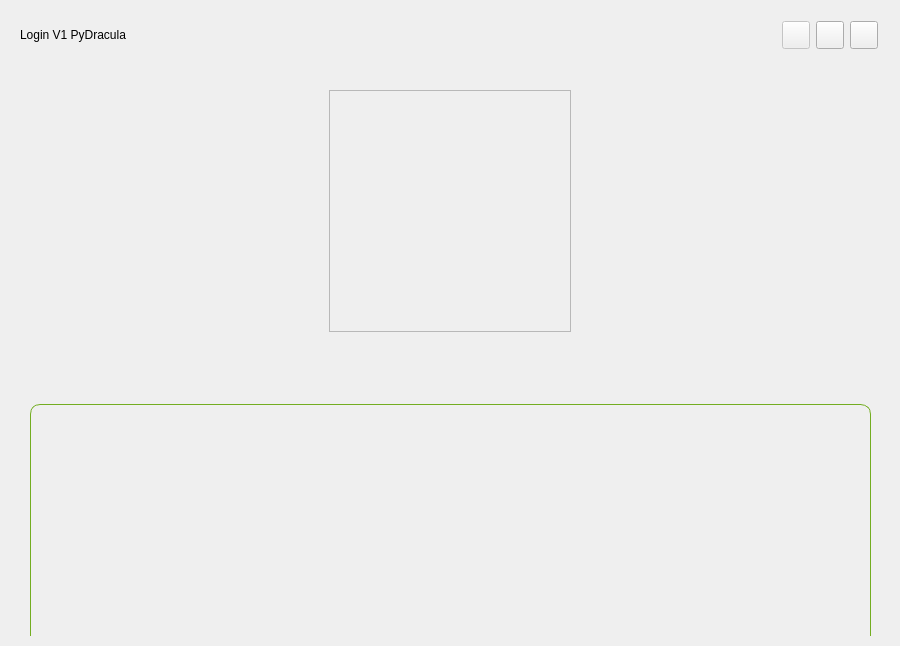
<?xml version="1.0" encoding="UTF-8"?>
<ui version="4.0">
 <class>Login</class>
 <widget class="QMainWindow" name="Login">
  <property name="geometry">
   <rect>
    <x>0</x>
    <y>0</y>
    <width>900</width>
    <height>646</height>
   </rect>
  </property>
  <property name="sizePolicy">
   <sizepolicy hsizetype="Maximum" vsizetype="Maximum">
    <horstretch>0</horstretch>
    <verstretch>0</verstretch>
   </sizepolicy>
  </property>
  <property name="minimumSize">
   <size>
    <width>300</width>
    <height>420</height>
   </size>
  </property>
  <property name="maximumSize">
   <size>
    <width>900</width>
    <height>900</height>
   </size>
  </property>
  <property name="windowTitle">
   <string>Login. PyBlackBOX</string>
  </property>
  <property name="styleSheet">
   <string notr="true">/* /////////////////////////////////////////////////////////////////////////////////////////////////

SET APP STYLESHEET - FULL STYLES HERE
DARK THEME - DRACULA COLOR BASED

///////////////////////////////////////////////////////////////////////////////////////////////// */
QWidget{
	color: rgb(221, 221, 221);
	font: 10pt &quot;Segoe UI&quot;;
}
/* /////////////////////////////////////////////////////////////////////////////////////////////////
Tooltip */
QToolTip {
	color: #ffffff;
	background-color: rgba(33, 37, 43, 180);
	border: 1px solid rgb(44, 49, 58);
	background-image: none;
	background-position: left center;
    background-repeat: no-repeat;
	border: none;
	border-left: 2px solid rgb(255, 121, 198);
	text-align: left;
	padding-left: 8px;
	margin: 0px;
}
/* /////////////////////////////////////////////////////////////////////////////////////////////////
Bg App */
#bg {	
	background-color: rgb(40, 44, 52);
	border: 1px solid rgb(44, 49, 58);
	border-top-left-radius: 12px;
	border-bottom-left-radius: 12px;
	border-top-right-radius: 12px;
	border-bottom-right-radius: 12px;
}
/* /////////////////////////////////////////////////////////////////////////////////////////////////
Content App */
#top_bar{	
	background-color: rgb(33, 37, 43);
	border-top-left-radius: 12px;
	border-top-right-radius: 12px;
}
/* Top Buttons */
#top_btns_3 .QPushButton { background-color: rgba(255, 255, 255, 0); border: none;  border-radius: 5px; }
#top_btns_3 .QPushButton:hover { background-color: rgb(44, 49, 57); border-style: solid; border-radius: 4px; }
#top_btns_3 .QPushButton:pressed { background-color: rgb(23, 26, 30); border-style: solid; border-radius: 4px; }
/* /////////////////////////////////////////////////////////////////////////////////////////////////
LineEdit */
QLineEdit {
	background-color: rgb(33, 37, 43);
	border-radius: 5px;
	border: 2px solid rgb(33, 37, 43);
	padding-left: 10px;
	selection-color: rgb(255, 255, 255);
	selection-background-color: rgb(255, 121, 198);
}
QLineEdit:hover {
	border: 2px solid rgb(64, 71, 88);
}
QLineEdit:focus {
	border: 2px solid rgb(91, 101, 124);
}
/* /////////////////////////////////////////////////////////////////////////////////////////////////
Button */
QPushButton {
	border: 2px solid rgb(52, 59, 72);
	border-radius: 5px;	
	background-color: rgb(52, 59, 72);
}
QPushButton:hover {
	background-color: rgb(57, 65, 80);
	border: 2px solid rgb(61, 70, 86);
}
QPushButton:pressed {	
	background-color: rgb(35, 40, 49);
	border: 2px solid rgb(43, 50, 61);
}
/* /////////////////////////////////////////////////////////////////////////////////////////////////</string>
  </property>
  <widget class="QWidget" name="centralwidget">
   <property name="sizePolicy">
    <sizepolicy hsizetype="Maximum" vsizetype="Maximum">
     <horstretch>0</horstretch>
     <verstretch>0</verstretch>
    </sizepolicy>
   </property>
   <property name="maximumSize">
    <size>
     <width>1000</width>
     <height>1200</height>
    </size>
   </property>
   <property name="styleSheet">
    <string notr="true"/>
   </property>
   <layout class="QVBoxLayout" name="verticalLayout">
    <property name="spacing">
     <number>0</number>
    </property>
    <property name="leftMargin">
     <number>10</number>
    </property>
    <property name="topMargin">
     <number>10</number>
    </property>
    <property name="rightMargin">
     <number>10</number>
    </property>
    <property name="bottomMargin">
     <number>10</number>
    </property>
    <item>
     <widget class="QFrame" name="bg">
      <property name="sizePolicy">
       <sizepolicy hsizetype="Maximum" vsizetype="Maximum">
        <horstretch>0</horstretch>
        <verstretch>0</verstretch>
       </sizepolicy>
      </property>
      <property name="maximumSize">
       <size>
        <width>1000</width>
        <height>1200</height>
       </size>
      </property>
      <property name="frameShape">
       <enum>QFrame::NoFrame</enum>
      </property>
      <property name="frameShadow">
       <enum>QFrame::Raised</enum>
      </property>
      <widget class="QFrame" name="frame_widgets">
       <property name="geometry">
        <rect>
         <x>0</x>
         <y>70</y>
         <width>881</width>
         <height>788</height>
        </rect>
       </property>
       <property name="minimumSize">
        <size>
         <width>280</width>
         <height>720</height>
        </size>
       </property>
       <property name="mouseTracking">
        <bool>false</bool>
       </property>
       <property name="frameShape">
        <enum>QFrame::NoFrame</enum>
       </property>
       <property name="frameShadow">
        <enum>QFrame::Raised</enum>
       </property>
       <layout class="QVBoxLayout" name="verticalLayout_2">
        <property name="spacing">
         <number>5</number>
        </property>
        <property name="leftMargin">
         <number>20</number>
        </property>
        <property name="topMargin">
         <number>10</number>
        </property>
        <property name="rightMargin">
         <number>20</number>
        </property>
        <property name="bottomMargin">
         <number>10</number>
        </property>
        <item alignment="Qt::AlignHCenter">
         <widget class="QFrame" name="frame">
          <property name="frameShape">
           <enum>QFrame::StyledPanel</enum>
          </property>
          <property name="frameShadow">
           <enum>QFrame::Raised</enum>
          </property>
          <layout class="QVBoxLayout" name="verticalLayout_4">
           <property name="leftMargin">
            <number>0</number>
           </property>
           <property name="topMargin">
            <number>0</number>
           </property>
           <property name="rightMargin">
            <number>0</number>
           </property>
           <property name="bottomMargin">
            <number>0</number>
           </property>
           <item>
            <widget class="QFrame" name="preloader">
             <property name="minimumSize">
              <size>
               <width>240</width>
               <height>240</height>
              </size>
             </property>
             <property name="maximumSize">
              <size>
               <width>260</width>
               <height>260</height>
              </size>
             </property>
             <property name="frameShape">
              <enum>QFrame::NoFrame</enum>
             </property>
             <property name="frameShadow">
              <enum>QFrame::Raised</enum>
             </property>
            </widget>
           </item>
          </layout>
         </widget>
        </item>
        <item>
         <spacer name="verticalSpacer">
          <property name="orientation">
           <enum>Qt::Vertical</enum>
          </property>
          <property name="sizeHint" stdset="0">
           <size>
            <width>20</width>
            <height>40</height>
           </size>
          </property>
         </spacer>
        </item>
        <item>
         <widget class="QFrame" name="logo">
          <property name="minimumSize">
           <size>
            <width>0</width>
            <height>260</height>
           </size>
          </property>
          <property name="styleSheet">
           <string notr="true">#logo {
	border-radius: 10px;
	background-image: url(:/images/images/images/PyDracula.png);
	background-position: center;
	background-repeat: no-repeat;
    border: 1px solid #73AD21;
}</string>
          </property>
          <property name="frameShape">
           <enum>QFrame::NoFrame</enum>
          </property>
          <property name="frameShadow">
           <enum>QFrame::Raised</enum>
          </property>
         </widget>
        </item>
        <item>
         <widget class="QLabel" name="user_description">
          <property name="styleSheet">
           <string notr="true">background: transparent;</string>
          </property>
          <property name="text">
           <string>Login (pass: 123456):</string>
          </property>
         </widget>
        </item>
        <item>
         <widget class="QLineEdit" name="username">
          <property name="minimumSize">
           <size>
            <width>0</width>
            <height>30</height>
           </size>
          </property>
          <property name="maximumSize">
           <size>
            <width>16777215</width>
            <height>40</height>
           </size>
          </property>
          <property name="placeholderText">
           <string>Username</string>
          </property>
         </widget>
        </item>
        <item>
         <widget class="QLineEdit" name="password">
          <property name="minimumSize">
           <size>
            <width>0</width>
            <height>30</height>
           </size>
          </property>
          <property name="maximumSize">
           <size>
            <width>16777215</width>
            <height>40</height>
           </size>
          </property>
          <property name="echoMode">
           <enum>QLineEdit::Password</enum>
          </property>
          <property name="placeholderText">
           <string>Password</string>
          </property>
         </widget>
        </item>
        <item>
         <widget class="QPushButton" name="btn_Login">
          <property name="minimumSize">
           <size>
            <width>0</width>
            <height>30</height>
           </size>
          </property>
          <property name="maximumSize">
           <size>
            <width>16777215</width>
            <height>30</height>
           </size>
          </property>
          <property name="text">
           <string>Login</string>
          </property>
         </widget>
        </item>
        <item>
         <widget class="QPushButton" name="btn_Register">
          <property name="minimumSize">
           <size>
            <width>0</width>
            <height>30</height>
           </size>
          </property>
          <property name="maximumSize">
           <size>
            <width>16777215</width>
            <height>30</height>
           </size>
          </property>
          <property name="text">
           <string>Register</string>
          </property>
         </widget>
        </item>
        <item>
         <widget class="QPushButton" name="btn_Fpassword">
          <property name="minimumSize">
           <size>
            <width>0</width>
            <height>30</height>
           </size>
          </property>
          <property name="maximumSize">
           <size>
            <width>16777215</width>
            <height>30</height>
           </size>
          </property>
          <property name="text">
           <string>Forget password</string>
          </property>
         </widget>
        </item>
       </layout>
      </widget>
      <widget class="QFrame" name="top_bar">
       <property name="geometry">
        <rect>
         <x>0</x>
         <y>0</y>
         <width>881</width>
         <height>50</height>
        </rect>
       </property>
       <property name="minimumSize">
        <size>
         <width>0</width>
         <height>50</height>
        </size>
       </property>
       <property name="maximumSize">
        <size>
         <width>16777215</width>
         <height>45</height>
        </size>
       </property>
       <property name="palette">
        <palette>
         <active/>
         <inactive/>
         <disabled/>
        </palette>
       </property>
       <property name="styleSheet">
        <string notr="true"/>
       </property>
       <property name="frameShape">
        <enum>QFrame::NoFrame</enum>
       </property>
       <property name="frameShadow">
        <enum>QFrame::Raised</enum>
       </property>
       <property name="lineWidth">
        <number>1</number>
       </property>
       <layout class="QHBoxLayout" name="horizontalLayout_3">
        <property name="spacing">
         <number>0</number>
        </property>
        <property name="leftMargin">
         <number>10</number>
        </property>
        <property name="topMargin">
         <number>0</number>
        </property>
        <property name="rightMargin">
         <number>10</number>
        </property>
        <property name="bottomMargin">
         <number>0</number>
        </property>
        <item>
         <widget class="QLabel" name="title_bar_3">
          <property name="lineWidth">
           <number>0</number>
          </property>
          <property name="text">
           <string>Login V1 PyDracula</string>
          </property>
         </widget>
        </item>
        <item>
         <widget class="QFrame" name="top_btns_3">
          <property name="maximumSize">
           <size>
            <width>100</width>
            <height>16777215</height>
           </size>
          </property>
          <property name="palette">
           <palette>
            <active>
             <colorrole role="WindowText">
              <brush brushstyle="SolidPattern">
               <color alpha="255">
                <red>221</red>
                <green>221</green>
                <blue>221</blue>
               </color>
              </brush>
             </colorrole>
             <colorrole role="Text">
              <brush brushstyle="SolidPattern">
               <color alpha="255">
                <red>221</red>
                <green>221</green>
                <blue>221</blue>
               </color>
              </brush>
             </colorrole>
            </active>
            <inactive>
             <colorrole role="WindowText">
              <brush brushstyle="SolidPattern">
               <color alpha="255">
                <red>221</red>
                <green>221</green>
                <blue>221</blue>
               </color>
              </brush>
             </colorrole>
             <colorrole role="Text">
              <brush brushstyle="SolidPattern">
               <color alpha="255">
                <red>221</red>
                <green>221</green>
                <blue>221</blue>
               </color>
              </brush>
             </colorrole>
            </inactive>
            <disabled>
             <colorrole role="WindowText">
              <brush brushstyle="SolidPattern">
               <color alpha="255">
                <red>221</red>
                <green>221</green>
                <blue>221</blue>
               </color>
              </brush>
             </colorrole>
             <colorrole role="Text">
              <brush brushstyle="SolidPattern">
               <color alpha="255">
                <red>221</red>
                <green>221</green>
                <blue>221</blue>
               </color>
              </brush>
             </colorrole>
            </disabled>
           </palette>
          </property>
          <property name="styleSheet">
           <string notr="true"/>
          </property>
          <property name="frameShape">
           <enum>QFrame::NoFrame</enum>
          </property>
          <property name="frameShadow">
           <enum>QFrame::Raised</enum>
          </property>
          <property name="lineWidth">
           <number>0</number>
          </property>
          <layout class="QHBoxLayout" name="top_btn_layout_3">
           <property name="spacing">
            <number>5</number>
           </property>
           <property name="leftMargin">
            <number>0</number>
           </property>
           <property name="topMargin">
            <number>0</number>
           </property>
           <property name="rightMargin">
            <number>0</number>
           </property>
           <property name="bottomMargin">
            <number>0</number>
           </property>
           <item>
            <widget class="QPushButton" name="maximizeRestoreAppBtn">
             <property name="enabled">
              <bool>false</bool>
             </property>
             <property name="minimumSize">
              <size>
               <width>28</width>
               <height>28</height>
              </size>
             </property>
             <property name="maximumSize">
              <size>
               <width>28</width>
               <height>28</height>
              </size>
             </property>
             <property name="font">
              <font>
               <pointsize>10</pointsize>
               <italic>false</italic>
               <bold>false</bold>
               <stylestrategy>PreferDefault</stylestrategy>
              </font>
             </property>
             <property name="cursor">
              <cursorShape>PointingHandCursor</cursorShape>
             </property>
             <property name="toolTip">
              <string>Maximize</string>
             </property>
             <property name="text">
              <string/>
             </property>
             <property name="iconSize">
              <size>
               <width>20</width>
               <height>20</height>
              </size>
             </property>
            </widget>
           </item>
           <item>
            <widget class="QPushButton" name="minimizeAppBtn">
             <property name="enabled">
              <bool>true</bool>
             </property>
             <property name="minimumSize">
              <size>
               <width>28</width>
               <height>28</height>
              </size>
             </property>
             <property name="maximumSize">
              <size>
               <width>28</width>
               <height>28</height>
              </size>
             </property>
             <property name="cursor">
              <cursorShape>PointingHandCursor</cursorShape>
             </property>
             <property name="toolTip">
              <string>Minimize</string>
             </property>
             <property name="text">
              <string/>
             </property>
             <property name="icon">
              <iconset resource="resources.qrc">
               <normaloff>:/icons/images/icons/cil-minus.png</normaloff>:/icons/images/icons/cil-minus.png</iconset>
             </property>
             <property name="iconSize">
              <size>
               <width>20</width>
               <height>20</height>
              </size>
             </property>
            </widget>
           </item>
           <item>
            <widget class="QPushButton" name="closeAppBtn">
             <property name="minimumSize">
              <size>
               <width>28</width>
               <height>28</height>
              </size>
             </property>
             <property name="maximumSize">
              <size>
               <width>28</width>
               <height>28</height>
              </size>
             </property>
             <property name="cursor">
              <cursorShape>PointingHandCursor</cursorShape>
             </property>
             <property name="toolTip">
              <string>Close</string>
             </property>
             <property name="styleSheet">
              <string notr="true"/>
             </property>
             <property name="text">
              <string/>
             </property>
             <property name="icon">
              <iconset resource="resources.qrc">
               <normaloff>:/icons/images/icons/icon_close.png</normaloff>:/icons/images/icons/icon_close.png</iconset>
             </property>
             <property name="iconSize">
              <size>
               <width>20</width>
               <height>20</height>
              </size>
             </property>
            </widget>
           </item>
          </layout>
         </widget>
        </item>
       </layout>
      </widget>
     </widget>
    </item>
   </layout>
  </widget>
 </widget>
 <resources>
  <include location="resources.qrc"/>
  <include location="resources.qrc"/>
 </resources>
 <connections/>
</ui>
